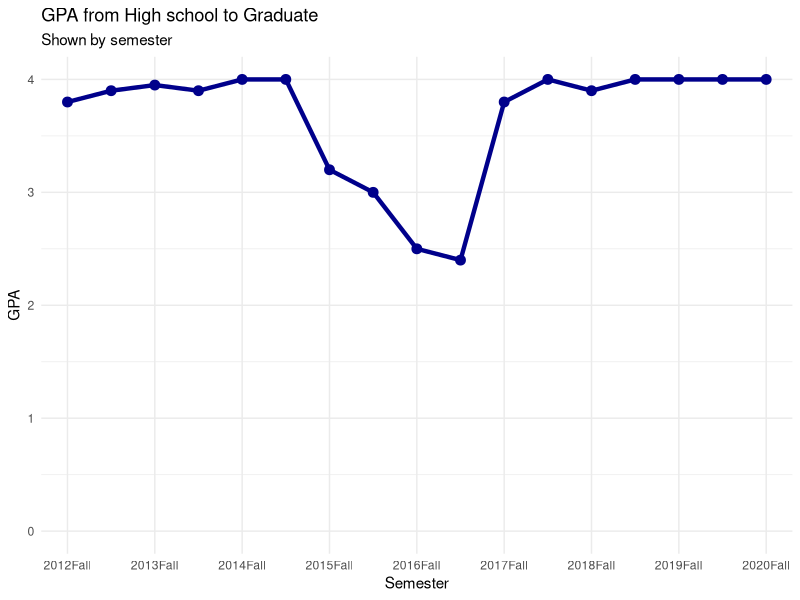

Reproduce this figure in R.
## ---- chunk 1
library(ggplot2)
library(colorspace)
Time<-c("2012Fall","2013Spring","2013Fall","2014Spring","2014Fall","2015Spring","2015Fall","2016Spring","2016Fall","2017Spring","2017Fall","2018Spring","2018Fall","2019Spring","2019Fall","2020Spring","2020Fall")
GPA<-c(3.8,3.9,3.95,3.9,4.0,4.0,3.2,3.0,2.5,2.4,3.8,4.0,3.9,4.0,4.0,4.0,4.0)
GPA.plot<-data.frame(Time,GPA)
GPA.plot$Time<-factor(GPA.plot$Time,levels = Time)
gg_GPA<-ggplot(GPA.plot,aes(x=Time,y=GPA,group=1))+geom_line(col="dark blue",size=1.5)+
  geom_point(size=3,col="dark blue")+ylim(0,4)+scale_x_discrete(breaks = levels(GPA.plot$Time)[c(T, rep(F, 1))])+
    labs(title="GPA from High school to Graduate",subtitle="Shown by semester",x="Semester",y="GPA")+
  theme_minimal()
plot(gg_GPA)
